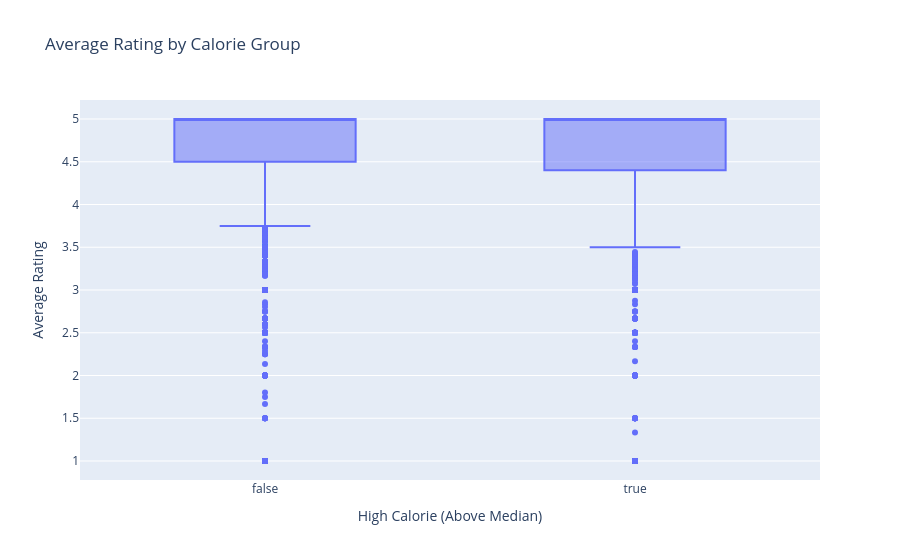

This figure's notebook cell:
### Markdown cell above
### Bivariate Analysis

For our Bivariate Analysis, we wanted to compare the ratings of lower and higher caloric recipes. The box plot compares the distribution of average ratings between low-calorie (below median) and high-calorie (above median) recipes. Both groups have similar median ratings around 3.7-3.8, with high-calorie recipes showing a slightly higher median. The distributions are largely overlapping, suggesting that calorie content alone may not be a strong predictor of rating.

### Code cell
# Create high/low calorie groups and compare ratings
print(recipes['calories'].median())
recipes['high_calorie'] = recipes['calories'] > recipes['calories'].median()

fig = px.box(recipes, x='high_calorie', y='avg_rating', 
             title='Average Rating by Calorie Group',
             labels={'high_calorie': 'High Calorie (Above Median)', 'avg_rating': 'Average Rating'})
fig.show()

### Figure 1 — Plotly figure (JSON) as saved in the notebook; plotly's stock layout.template omitted (floating-point values rounded to 4 significant figures; data arrays with more than 128 entries replaced by an {"elided": "..."} marker saying what was removed)
{"data": [{"alignmentgroup": "True", "hovertemplate": "High Calorie (Above Median)=%{x}<br>Average Rating=%{y}<extra></extra>", "legendgroup": "", "marker": {"color": "#636efa"}, "name": "", "notched": false, "offsetgroup": "", "orientation": "v", "showlegend": false, "type": "box", "x": {"elided": "83782 bool values"}, "x0": " ", "xaxis": "x", "y": {"elided": "83782 float values"}, "y0": " ", "yaxis": "y"}], "layout": {"boxmode": "group", "legend": {"tracegroupgap": 0}, "title": {"text": "Average Rating by Calorie Group"}, "xaxis": {"anchor": "y", "domain": [0, 1], "title": {"text": "High Calorie (Above Median)"}}, "yaxis": {"anchor": "x", "domain": [0, 1], "title": {"text": "Average Rating"}}}}
